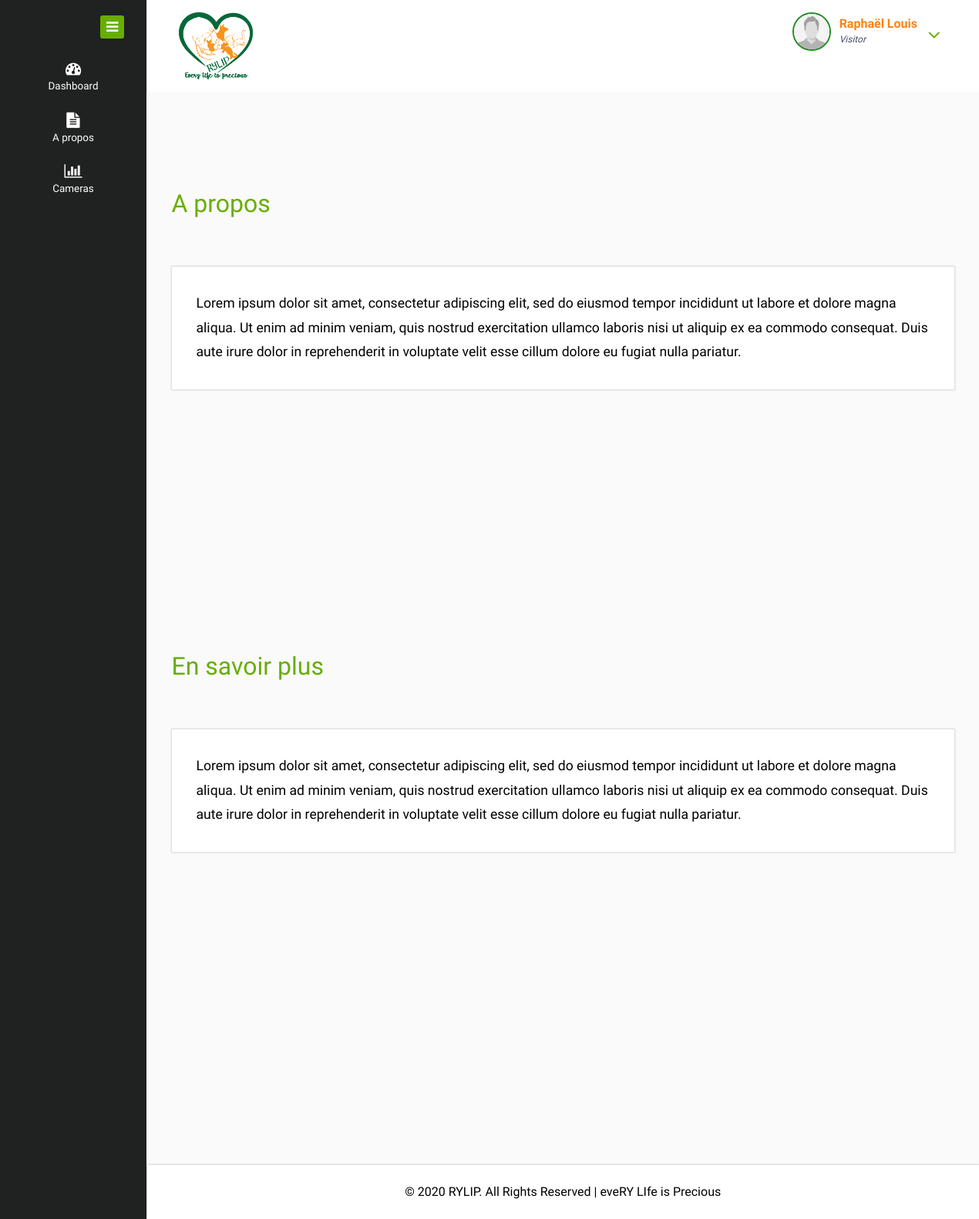
The app's page /about (signed in) with its own data.
### website/models.py (models this page shows, shortened)
class WebSite(models.Model):
    nom = models.CharField(max_length=255, default='Wild Life', null=True, blank=True)
    logo = models.FileField(upload_to='images/website', null=True, blank=True)
    favicon = models.FileField(upload_to='images/website', null=True, blank=True)
    copyright = models.CharField(max_length=255, default='', null=True, blank=True)
    date_add = models.DateTimeField(auto_now_add=True)
    date_update = models.DateTimeField(auto_now=True)
    status = models.BooleanField(default=True)
    class Meta:
        verbose_name = 'WebSite'
        verbose_name_plural = 'WebSites'

class About(models.Model):
    description = models.TextField()
    en_savoir_plus = models.TextField()
    date_add = models.DateTimeField(auto_now_add=True)
    date_update = models.DateTimeField(auto_now=True)
    status = models.BooleanField(default=True)
    class Meta:
        verbose_name = 'About'
        verbose_name_plural = 'Abouts'

### user/models.py (models this page shows, shortened)
class Utilisateur(AbstractUser):
    photo = models.FileField(upload_to="images/profile", default='profile.jpg', null=True, blank=True)
    is_active = models.BooleanField(default=True)
    is_admin = models.BooleanField(default=False)
    description = models.TextField(null=True, blank=True)
    facebook_link = models.URLField(null=True, blank=True, default='')
    tweeter_link = models.URLField(null=True, blank=True, default='')
    google_link = models.URLField(null=True, blank=True, default='')
    date_add = models.DateTimeField(auto_now_add=True)
    date_update = models.DateTimeField(auto_now=True)
    status = models.BooleanField(default=True)
    @property
    def photoprofile(self):
        if self.photo:
            return self.photo.url
        else:
            return 'Aucune photo trouvé'
    class Meta:
        verbose_name = 'Utilisateur'
        verbose_name_plural = 'Utilisateurs'
        unique_together = ['email',]

### website/views.py (the view)
# urls.py: path('about', views.about, name='about'),
def about(request):
    about = About.objects.filter(status=True).first()
    return render(request, 'pages/propos.html', locals())

### wild_life/context_processors.py (called while the page is built)
def datas(request):
    website = WebSite.objects.filter(status=True).first()
    return locals()

### templates/pages/propos.html (shortened to what this page needs)
{% extends 'bases/base.html' %}
{% load static %}
{% block content %}
<div class="inner-block">
    <div class="blank mt-4">
    	<h2>A propos </h2>
    	<div class="blankpage-main">
    		<p>{{ about.description }}</p>
    	</div>
    </div>
	<div class="blank">
    	<h2>En savoir plus </h2>
    	<div class="blankpage-main">
    		<p>{{ about.en_savoir_plus }}</p>
    	</div>
    </div>
</div>
{% endblock content %}

### templates/bases/base.html (shortened to what this page needs)
{% load static %}
<!DOCTYPE HTML>
<html>
<head>
<link href="{% static 'css/bootstrap.css' %}" rel="stylesheet" type="text/css" media="all">
<link href="{% static 'css/style.css' %}" rel="stylesheet" type="text/css" media="all"/>
<link href="{% static 'css/font-awesome.css' %}" rel="stylesheet">
</head>
<body>
<div class="page-container">
   <div class="left-content">
	   <div class="mother-grid-inner">
			<div class="header-main">
					<div class="header-left">
							<div class="logo-name">
									 <a href="{% url 'index' %}">
									<img id="logo" src="{{ website.logo.url }}" alt="Logo"  width='70%' />
								  </a>
							</div>
							<div class="clearfix"> </div>
						 </div>
						 <div class="header-right">
							<div class="profile_details">
								<ul>
									<li class="dropdown profile_details_drop">
										<a href="#" class="dropdown-toggle" data-toggle="dropdown" aria-expanded="false">
											{% if request.user.is_authenticated %}
												<div class="profile_img">
													<span class="prfil-img"><img style='width:50px;height:50px;border:2px solid forestgreen;border-radius:50%' src="{{ request.user.photoprofile }}" alt=""> </span>
													<div class="user-name">
														<p>{{ request.user.get_full_name }}</p>
														{% if request.user.is_admin %}
															<span>Administrator</span>
															{% else %}
															<span>Visitor</span>
														{% endif %}
													</div>
													<i class="fa fa-angle-down lnr"></i>
													<div class="clearfix"></div>
												</div>
											{% endif %}
										</a>
									</li>
								</ul>
							</div>
							<div class="clearfix"> </div>
						</div>
				     <div class="clearfix"> </div>
				</div>
        {% block content %}
        {% endblock content %}
<div class="copyrights">
    <p>{{ website.copyright }}</p>
</div>
</div>
</div>
	<div class="sidebar-menu">
			<div class="logo"> <a href="#" class="sidebar-icon"> <span class="fa fa-bars"></span> </a>  </div>
			<div class="menu">
			<ul id="menu" >
				<li id="menu-home" ><a href="{% url 'index' %}"><i class="fa fa-tachometer"></i><span>Dashboard</span></a></li>
				<li><a href="{% url 'about' %}"><i class="fa fa-file-text"></i><span>A propos</span></a></li>
				<li><a href="{% url 'camera' %}"><i class="fa fa-bar-chart"></i><span>Cameras</span></a></li>
			</ul>
			</div>
	</div>
</div>
</body>
</html>

### records on screen
WebSite: logo (picture), copyright "© 2020 RYLIP. All Rights Reserved | eveRY LIfe is Precious"
Utilisateur: user.photoprofile (placeholder picture), user.get_full_name "Raphaël Louis"
About: description "Lorem ipsum dolor sit amet, consectetur adipiscing elit, sed do eiusmod tempor incididunt ut labore et dolore magna aliqua. Ut enim ad minim veniam, quis nostrud exercitation ullamco laboris nisi ut aliquip ex ea commodo consequat. Duis aute irure dolor in reprehenderit in voluptate velit esse cillum dolore eu fugiat nulla pariatur.", en_savoir_plus "Lorem ipsum dolor sit amet, consectetur adipiscing elit, sed do eiusmod tempor incididunt ut labore et dolore magna aliqua. Ut enim ad minim veniam, quis nostrud exercitation ullamco laboris nisi ut aliquip ex ea commodo consequat. Duis aute irure dolor in reprehenderit in voluptate velit esse cillum dolore eu fugiat nulla pariatur."
